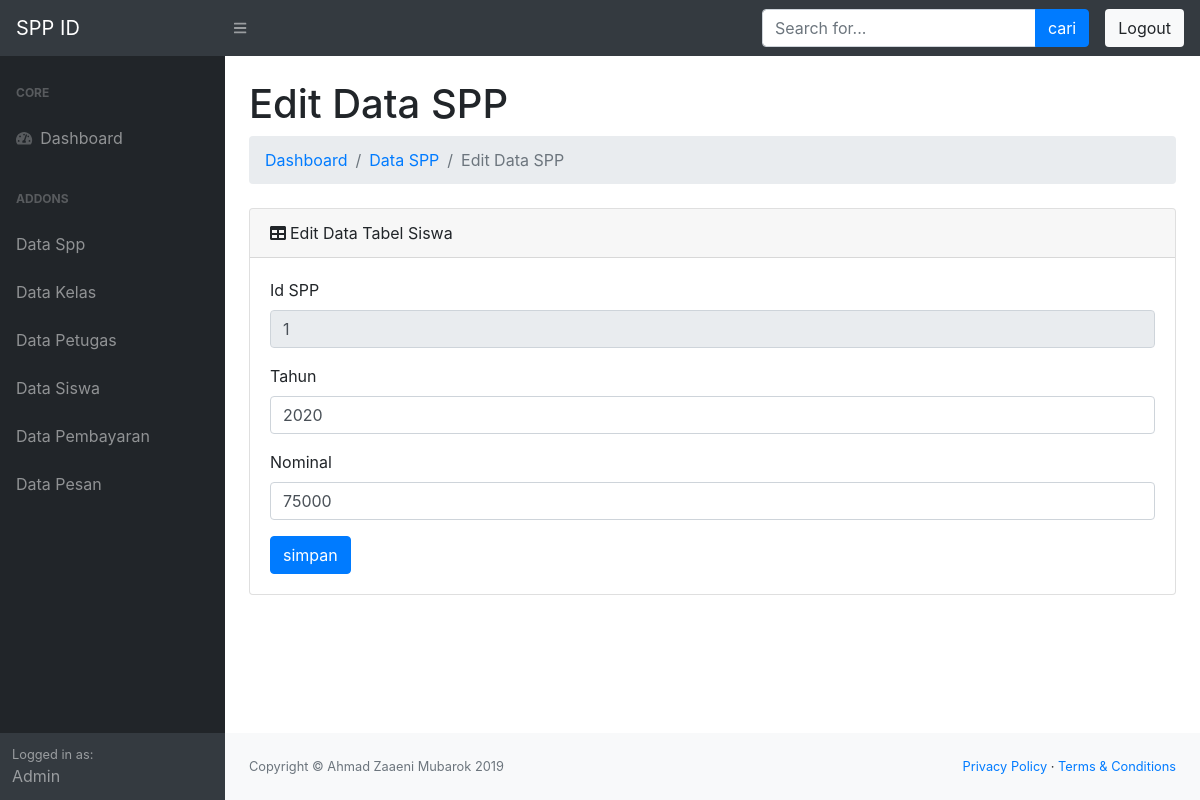
/dist/layout.php?page=editspp&id_spp=1 (signed in), run on the app's committed database.
### tables this page shows
CREATE TABLE `spp` (
  `id_spp` int(11) NOT NULL,
  `tahun` int(11) NOT NULL,
  `nominal` int(11) NOT NULL
);

### dist/koneksi.php (called while the page is built, shortened)
<?php
$db = mysqli_connect("localhost", "root", "", "spp");
function show($table, $where = null) {
	global $db;
	$command = "SELECT * FROM $table";
	if ($where != null) {
		$command .= " WHERE $where";
	}
	$query = mysqli_query($db, $command) or die ($db->error);
	$row = array();
	while ($rows = mysqli_fetch_array($query, MYSQLI_BOTH)) {
		$row[] = $rows;
	}
	return $row;
}

### dist/editspp.php (the view, shortened to what this page needs)
<?php
$id_spp = @$_GET['id_spp'];
$data = show("spp", "id_spp = '$id_spp'");
?>
<div class="container-fluid">
                        <h1 class="mt-4">Edit Data SPP</h1>
                        <ol class="breadcrumb mb-4">
                            <li class="breadcrumb-item"><a href="?page=index">Dashboard</a></li>
                            <li class="breadcrumb-item"><a href="?page=spp">Data SPP</a></li>
                            <li class="breadcrumb-item active">Edit Data SPP</li>
                        </ol>
                        <div class="card mb-4">
                            <div class="card-header"><i class="fas fa-table mr-1"></i>Edit Data Tabel Siswa</div>
                            <div class="card-body">
                                <form action="" method="POST">
                                    <div class="form-group">
                                        <label>Id SPP</label>
                                        <input type="text" name="id_spp" class="form-control" placeholder="masukkan id spp" required value="<?php echo $data[0]['id_spp']; ?>" readonly>
                                    </div>
                                    <div class="form-group">
                                        <label>Tahun</label>
                                        <input type="text" name="tahun" class="form-control" placeholder="masukkan tahun" required value="<?php echo $data[0]['tahun']; ?>">
                                    </div>
                                    <div class="form-group">
                                        <label>Nominal</label>
                                        <input type="text" name="nominal" class="form-control" placeholder="masukkan nominal" required value="<?php echo $data[0]['nominal']; ?>">
                                    </div>
                                    <input type="submit" name="simpan" value="simpan" class="btn btn-primary">
                                </form>
                            </div>
                        </div>
                    </div>

### data on the page
spp: id_spp "1", tahun "2020", nominal "75000"
